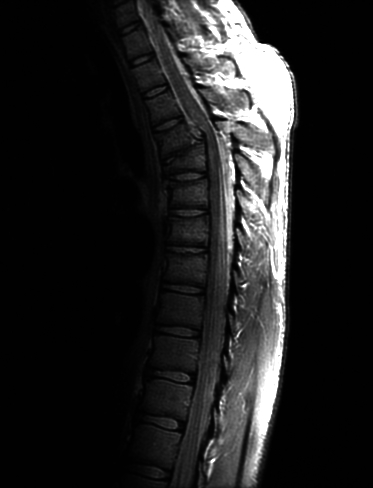
%> input picture Problem1/fig/Fig1.jpg, 373 x 488 px
$ octave histogramEqualization3.m   (GNU Octave 9; MATLAB toolbox functions it lacks are replaced by stand-ins)
%> lines starting %> are read from the running program, lines starting %| are printed output that depends on the picture
img = imread('../fig/Fig1.jpg');
%> img is the input picture: size 488x373 uint8; min 0, max 255, mean 32.6
% img = imread('../fig/Fig2.jpg');
[M,N] = size(img);
%> M = 488; N = 373

% histogram
a = double(min(min(img)));
%> a = 0
b = double(max(max(img)));
%> b = 255
h = zeros(1, b-a+1);
for i = 1:M
    for j = 1:N
        h(img(i, j) - a + 1) = h(img(i, j) - a + 1) + 1;
    end
end
%> after the loop, h = 256 values, max 102029 at index 2, min 0 at index 256, mean 711
x = 0 : (b-a);
%> x = 256 values from 0 to 255
figure(1), bar(x, h, 0.001), xlim([0 b-a]);
ylim([0 max(h)]);
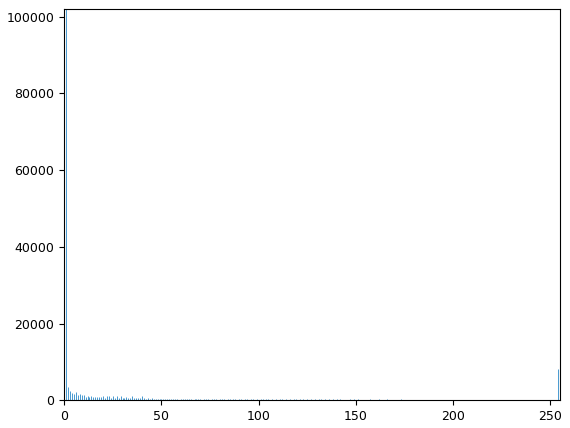
%> figure redrawn from the program's plot data; tallest bar 102029 high, from x = 1 to 1

% transformation function
cumu = zeros(1, b-a+1);
cumu(1) = h(1);
for k = 2:b-a+1
    cumu(k) = cumu(k-1) + h(k);
end
%> after the loop, cumu = 256 values from 2230 to 182024
s = M * N / 256;
%> s = 711
eq = zeros(1, b-a+1);
q = 0;
for p = 1:(b-a)
    while cumu(p) > s*q
        q = q + 1;
    end
    if q > 255
        q = 255;
    end
    eq(p+1) = q;
end
%> after the loop, eq = 256 values from 0 to 255; q = 255
figure(2), plot(x, eq), xlim([0, b-a]);
%> after `xlim([0, b-a])`:
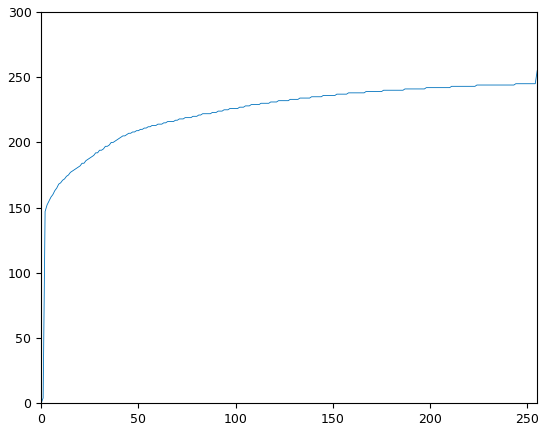
%> figure redrawn from the program's plot data; curve peaks at x = 255, y = 255

% equalization
imgEq = zeros(M,N);
h2 = zeros(1, 256);
for i=1:M
    for j=1:N
        tmp = eq(img(i, j) - a + 1);
        imgEq(i, j) = tmp;
        h2(tmp+1) = h2(tmp+1) + 1;
    end
end
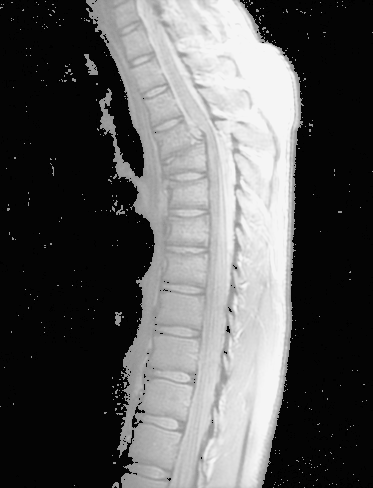
%> imgEq: size 488x373 double; min 0, max 245, mean 87.9
%> after the loop, h2 = 256 values, max 102029 at index 5, min 0 at index 2, mean 711
figure(3), imshow(uint8(imgEq));
y = 1:256;
figure(4), bar(y, h2, 0.001), xlim([0,255]);
%> after `xlim([0,255])`:
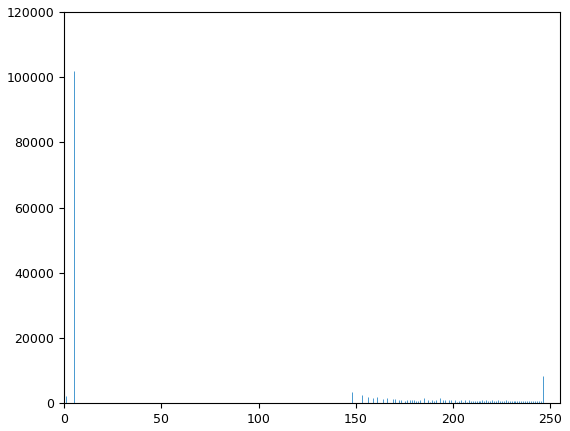
%> figure redrawn from the program's plot data; tallest bar 102029 high, from x = 5 to 5

$ run again, with Problem1/fig/Fig2.jpg copied over Problem1/fig/Fig1.jpg
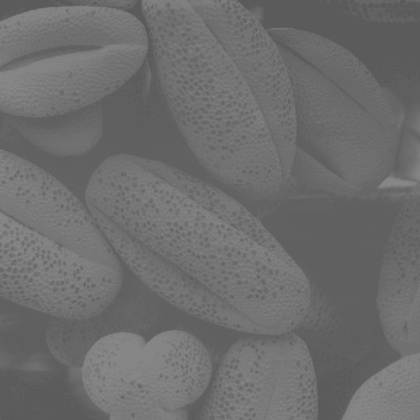
%> input picture Problem1/fig/Fig2.jpg, 420 x 420 px, shrunk from 500 x 500 before the run
%> img is the input picture: size 420x420 uint8; min 87, max 138, mean 109.1
%> a = 87
%> b = 138
%> after the loop `for i = 1:M`: h = 52 values, max 13093 at index 10, min 1 at index 1, mean 3392.3
%> x = 52 values from 0 to 51
%> the loop `for k = 2:b-a+1` made 51 passes
%> after the loop `for k = 2:b-a+1`: cumu = 52 values from 1 to 176400
%> the loop `for p = 1:(b-a)` made 51 passes
%> after the loop `for p = 1:(b-a)`: eq = 52 values from 0 to 255
%> after the loop `for i=1:M`:
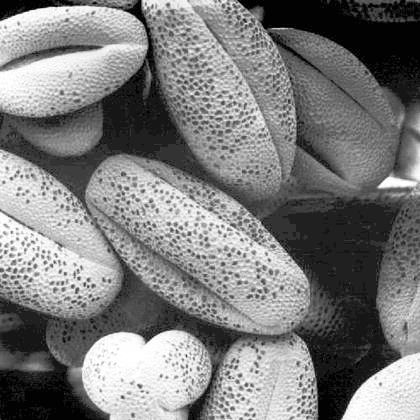
%> imgEq: size 420x420 double; min 0, max 255, mean 124.7
%> after the loop `for i=1:M`: h2 = 256 values, max 13093 at index 33, min 0 at index 4, mean 689.1
%> `xlim([0,255])`:
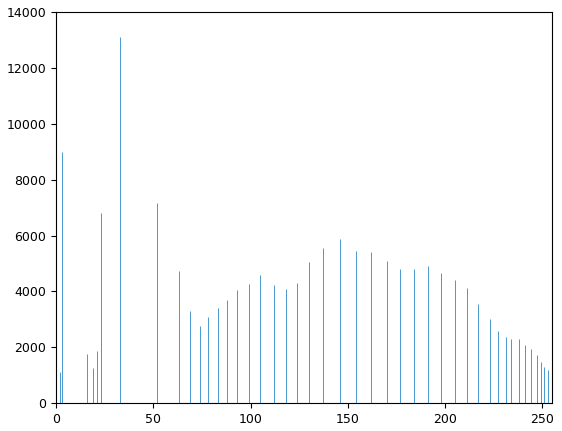
%> figure redrawn from the program's plot data; tallest bar 13093 high, from x = 33 to 33
